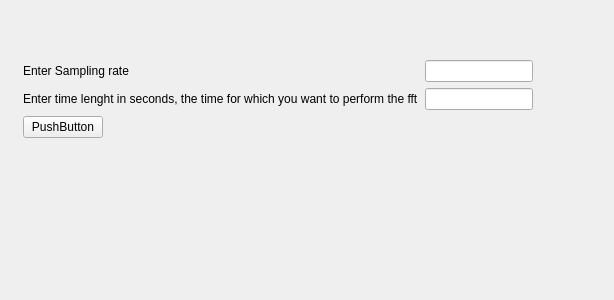
<?xml version="1.0" encoding="UTF-8"?>
<ui version="4.0">
 <class>test_FFT</class>
 <widget class="QWidget" name="test_FFT">
  <property name="geometry">
   <rect>
    <x>0</x>
    <y>0</y>
    <width>614</width>
    <height>300</height>
   </rect>
  </property>
  <property name="windowTitle">
   <string>Form</string>
  </property>
  <widget class="QWidget" name="">
   <property name="geometry">
    <rect>
     <x>23</x>
     <y>60</y>
     <width>562</width>
     <height>103</height>
    </rect>
   </property>
   <layout class="QFormLayout" name="formLayout">
    <item row="0" column="0">
     <layout class="QGridLayout" name="gridLayout">
      <item row="0" column="0">
       <widget class="QLabel" name="label">
        <property name="text">
         <string>Enter Sampling rate</string>
        </property>
       </widget>
      </item>
      <item row="1" column="0" colspan="2">
       <widget class="QLabel" name="label_2">
        <property name="text">
         <string>Enter time lenght in seconds, the time for which you want to perform the fft</string>
        </property>
       </widget>
      </item>
      <item row="1" column="2">
       <widget class="QLineEdit" name="lineEdit_2"/>
      </item>
      <item row="0" column="2">
       <widget class="QLineEdit" name="lineEdit"/>
      </item>
     </layout>
    </item>
    <item row="1" column="0">
     <widget class="QPushButton" name="pushButton">
      <property name="text">
       <string>PushButton</string>
      </property>
     </widget>
    </item>
   </layout>
  </widget>
 </widget>
 <resources/>
 <connections/>
</ui>
